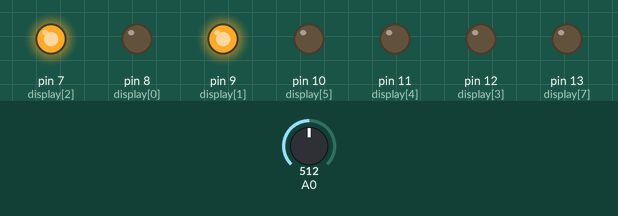
Recording of a sketch running on a simulated Arduino Uno, built with avr-gcc and run on an emulated ATmega328P. Shown: output pins drawn as LEDs (lit = HIGH). Dashed ring = blinking. Inputs (shaded band) come from the test bench; at power-on: A0 = 512.

Above: at 1.3 s.
1.4 s: A0 set to 478
At 3.68 s:
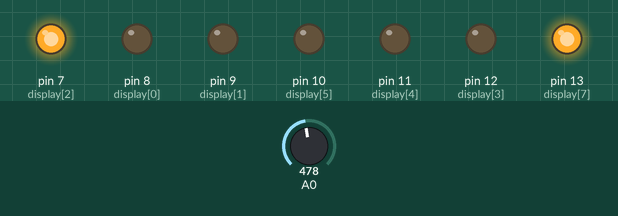
4.5 s: A0 set to 460
7.6 s: A0 set to 452
10.7 s: A0 set to 0
At 11.3 s:
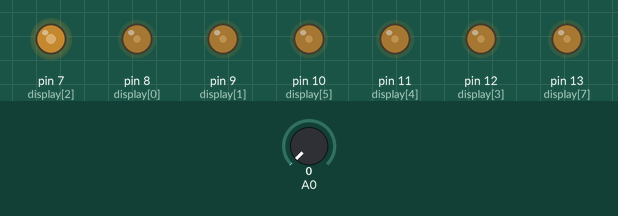
12.3 s: A0 set to 23
At 12.49 s:
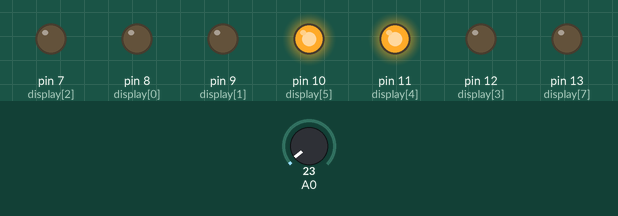
15.4 s: A0 set to 122
At 15.6 s:
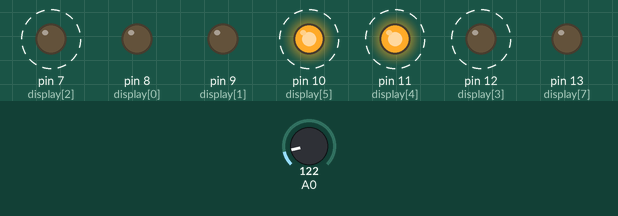
Timing chart, 0 to 19.5 s (numbered marks = the images above; inputs shaded):
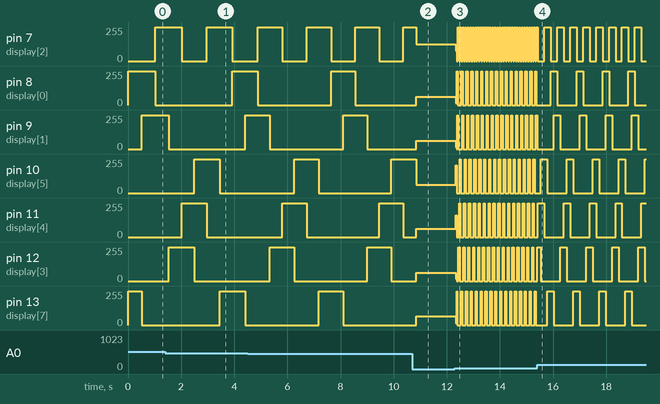

The sketch:

Cobrinha.ino
```cpp
/*
  Cobrinha

  Animação com dois segmentos acesos de cada vez,
  fazendo trajeto em formato de "8" no display.

  Este exemplo está em domínio público.
 */

//               A  B  G  E   D   C   G  F
int display[] = {8, 9, 7, 12, 11, 10, 7, 13};
const int PASSOS = 8;

void setup() {
  for (int i=7; i<=13; i++) {
    pinMode(i, OUTPUT);
  }
}

void loop() {
  int cauda = display[PASSOS-1];
  digitalWrite(cauda, HIGH);
  for (int i=0; i<PASSOS; i++) {
    digitalWrite(display[i], HIGH);
    delay(analogRead(A0));
    digitalWrite(cauda, LOW);
    cauda = display[i];
  }
}
```

Measured:
- the behaviour switches between 494 and 493 on A0 (found by bisection; images 0 and 1)
- after the input at 1.4 s, pin 13 (display[7]): 0/255 → 255/255 after 2.0 s instead of 2.2 s
- after the input at 10.7 s, pin 9 (display[1]), pin 11 (display[4]), pin 12 (display[3]): 0/255 → 63/255 after 0.15 s; pin 10 (display[5]): 255/255 → 62/255 after 0.15 s
- after the input at 12.3 s, pin 7 (display[2]): 124/255 → 76/255 at once, then repeats every 0.09 s: 0/255 0.05 s, 255/255 0.05 s; pin 8 (display[0]): 62/255 → 15/255 at once, then repeats every 0.18 s: 255/255 0.05 s, 0/255 0.14 s
- after the input at 15.4 s, pin 7 (display[2]): alternates 255/255 for 0.24 s and 0/255 for 0.24 s, starting after 0.27 s; pin 8 (display[0]): alternates 255/255 for 0.24 s and 0/255 for 0.73 s, starting after 0.51 s
- by itself, pin 7 (display[2]): alternates 255/255 for 0.90 s and 0/255 for 0.90 s
